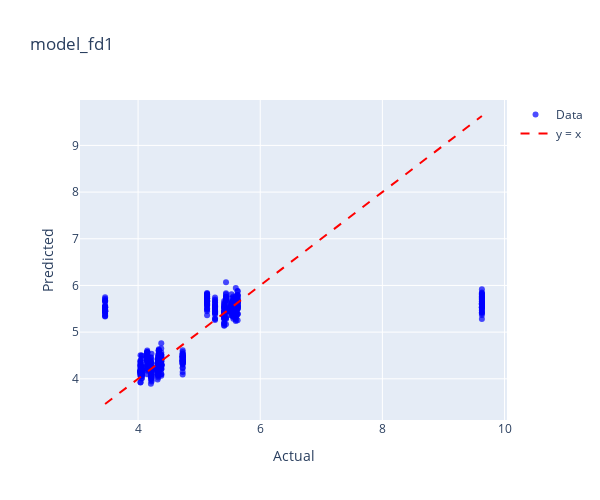
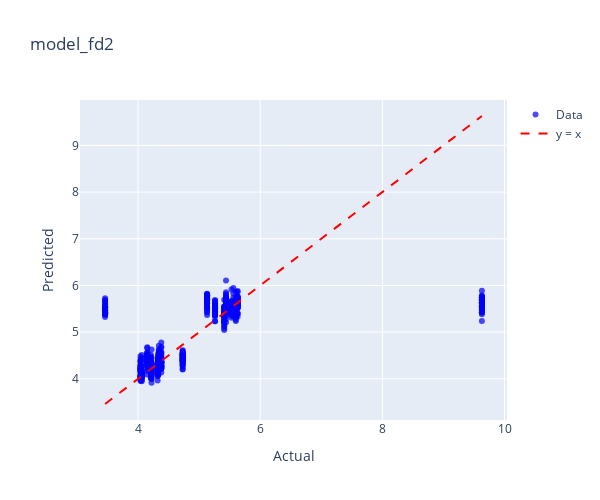
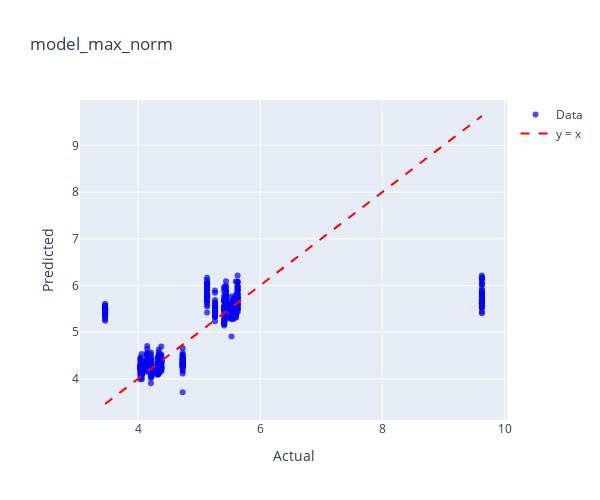
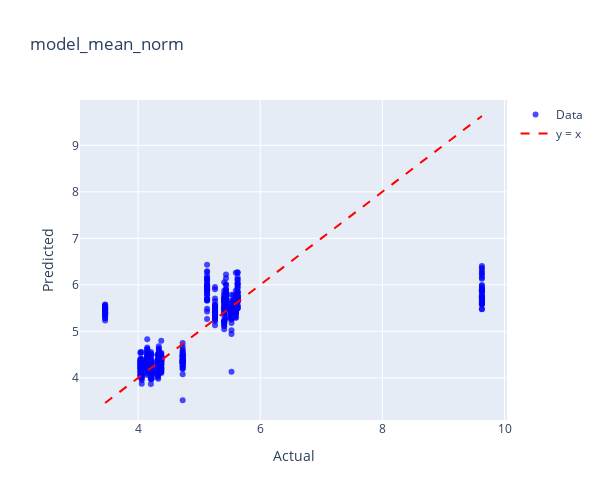

These figures' notebook cell, in order:
### Code cell
model_dict = {
    'model_fd1': (model_fd1, kadar_air_fd1),
    'model_fd2': (model_fd2, kadar_air_fd2),
    'model_max_norm': (model_max_norm, kadar_air_max_norm),
    'model_mean_norm': (model_mean_norm, kadar_air_mean_norm),
    'model_msc': (model_msc, kadar_air_msc),
    'model_ori': (model_ori, kadar_air_ori),
    'model_range_norm': (model_range_norm, kadar_air_range_norm),
    'model_sg1': (model_sg1, kadar_air_sg1),
    'model_sg2': (model_sg2, kadar_air_sg2),
    'model_snv': (model_snv, kadar_air_snv),
}

for name, (model, data) in model_dict.items():
    print(f"Plotting for {name}")
    plot_actual_vs_predicted_plotly(model, data, 'Kadar Air',name)

### Figure 1 — Plotly figure (JSON) as saved in the notebook; plotly's stock layout.template omitted (floating-point values rounded to 4 significant figures; data arrays with more than 128 entries replaced by an {"elided": "..."} marker saying what was removed)
{"data": [{"hovertemplate": "Index: %{text}<br>Actual: %{x}<br>Predicted: %{y}<extra></extra>", "marker": {"color": "blue", "opacity": 0.7, "size": 6}, "mode": "markers", "name": "Data", "text": {"elided": "653 str values"}, "type": "scatter", "x": {"elided": "653 float values"}, "y": {"elided": "653 float values"}}, {"line": {"color": "red", "dash": "dash"}, "mode": "lines", "name": "y = x", "type": "scatter", "x": [3.46, 9.63], "y": [3.46, 9.63]}], "layout": {"height": 500, "title": {"text": "model_fd1"}, "width": 600, "xaxis": {"title": {"text": "Actual"}}, "yaxis": {"title": {"text": "Predicted"}}}}

### Figure 2 — Plotly figure (JSON) as saved in the notebook; plotly's stock layout.template omitted (floating-point values rounded to 4 significant figures; data arrays with more than 128 entries replaced by an {"elided": "..."} marker saying what was removed)
{"data": [{"hovertemplate": "Index: %{text}<br>Actual: %{x}<br>Predicted: %{y}<extra></extra>", "marker": {"color": "blue", "opacity": 0.7, "size": 6}, "mode": "markers", "name": "Data", "text": {"elided": "653 str values"}, "type": "scatter", "x": {"elided": "653 float values"}, "y": {"elided": "653 float values"}}, {"line": {"color": "red", "dash": "dash"}, "mode": "lines", "name": "y = x", "type": "scatter", "x": [3.46, 9.63], "y": [3.46, 9.63]}], "layout": {"height": 500, "title": {"text": "model_fd2"}, "width": 600, "xaxis": {"title": {"text": "Actual"}}, "yaxis": {"title": {"text": "Predicted"}}}}

### Figure 3 — Plotly figure (JSON) as saved in the notebook; plotly's stock layout.template omitted (floating-point values rounded to 4 significant figures; data arrays with more than 128 entries replaced by an {"elided": "..."} marker saying what was removed)
{"data": [{"hovertemplate": "Index: %{text}<br>Actual: %{x}<br>Predicted: %{y}<extra></extra>", "marker": {"color": "blue", "opacity": 0.7, "size": 6}, "mode": "markers", "name": "Data", "text": {"elided": "653 str values"}, "type": "scatter", "x": {"elided": "653 float values"}, "y": {"elided": "653 float values"}}, {"line": {"color": "red", "dash": "dash"}, "mode": "lines", "name": "y = x", "type": "scatter", "x": [3.46, 9.63], "y": [3.46, 9.63]}], "layout": {"height": 500, "title": {"text": "model_max_norm"}, "width": 600, "xaxis": {"title": {"text": "Actual"}}, "yaxis": {"title": {"text": "Predicted"}}}}

### Figure 4 — Plotly figure (JSON) as saved in the notebook; plotly's stock layout.template omitted (floating-point values rounded to 4 significant figures; data arrays with more than 128 entries replaced by an {"elided": "..."} marker saying what was removed)
{"data": [{"hovertemplate": "Index: %{text}<br>Actual: %{x}<br>Predicted: %{y}<extra></extra>", "marker": {"color": "blue", "opacity": 0.7, "size": 6}, "mode": "markers", "name": "Data", "text": {"elided": "653 str values"}, "type": "scatter", "x": {"elided": "653 float values"}, "y": {"elided": "653 float values"}}, {"line": {"color": "red", "dash": "dash"}, "mode": "lines", "name": "y = x", "type": "scatter", "x": [3.46, 9.63], "y": [3.46, 9.63]}], "layout": {"height": 500, "title": {"text": "model_mean_norm"}, "width": 600, "xaxis": {"title": {"text": "Actual"}}, "yaxis": {"title": {"text": "Predicted"}}}}
